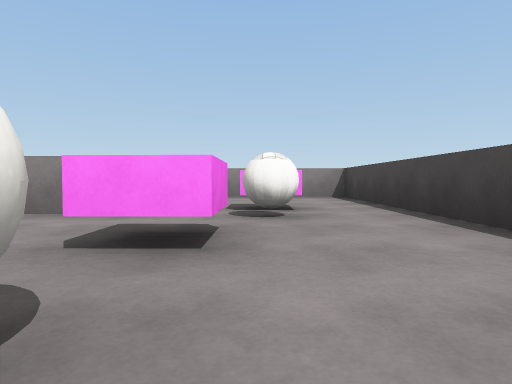
View 1 (above)

12 first-person views from a walk through a Unity game level. The camera is 0.33 m above the floor, tilts 2° down and sees 75° across. The floor is counted in squares, 1 m on a side. Each view is taken from the middle of a square. On the plan, view 1 faces up. The plan holds only what a view shows up to about 9 squares ahead; the rest is blank. The place goes on beyond the plan. Surface patterns are stand-ins for the level's own textures.

View 2
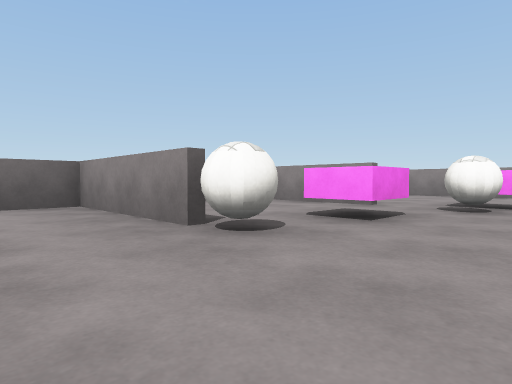

View 3
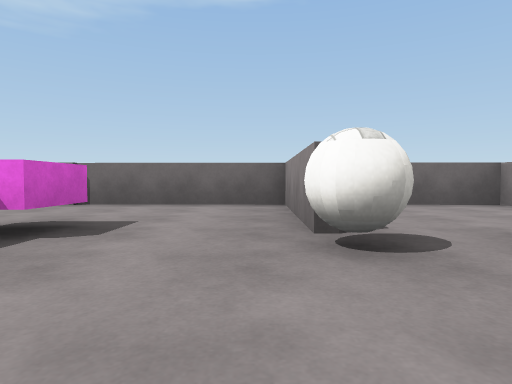

View 4
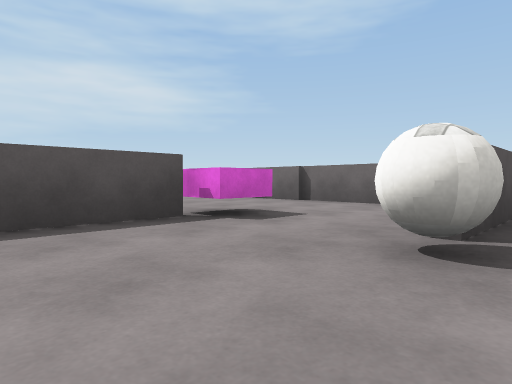

View 5
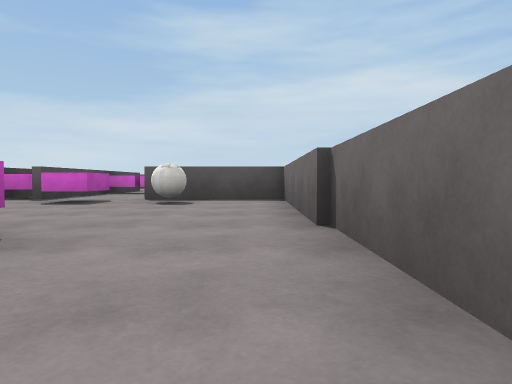

View 6
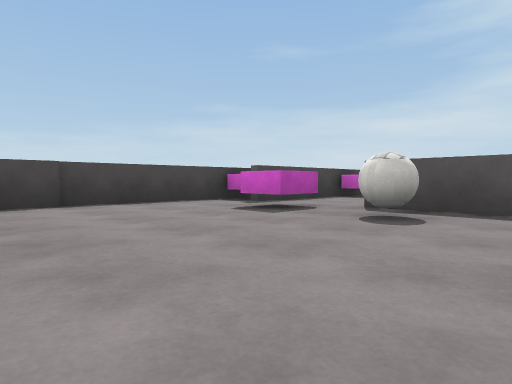

View 7
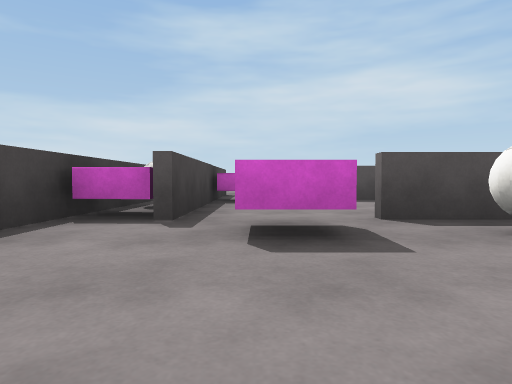

View 8
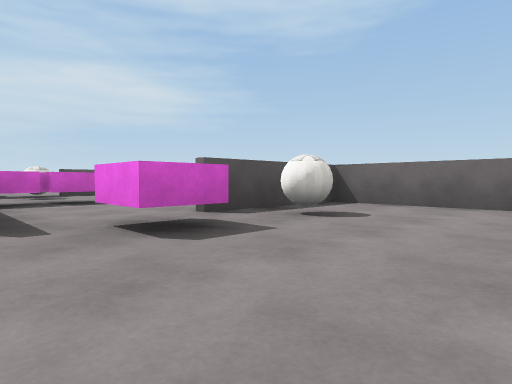

View 9
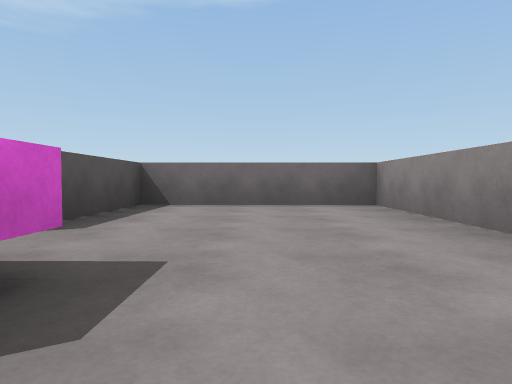

View 10
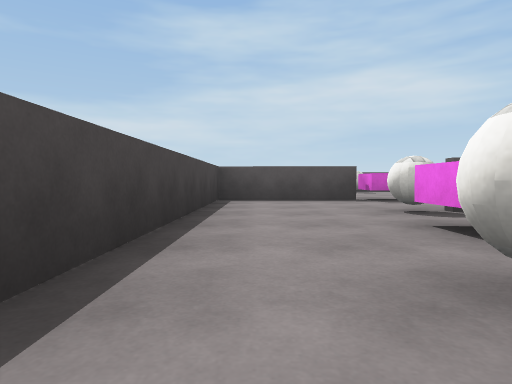

View 11
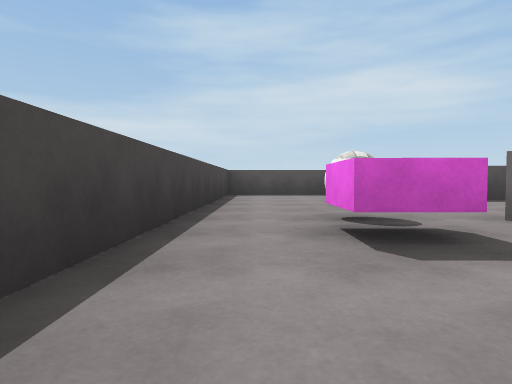

View 12
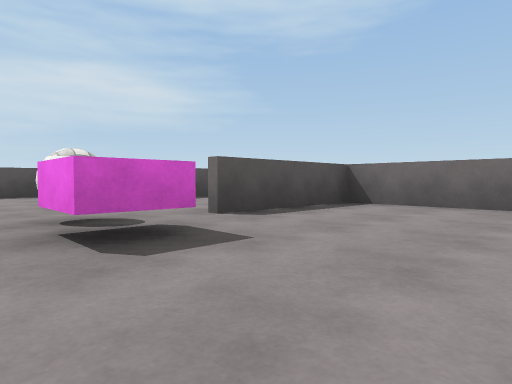

### Floor plan
Ten units are one square. View 1 is at (0, 0); x grows to the right and y downward. Boxes are objects, and circles mark ways between rooms. Rooms are numbered by the first view taken in them; rooms with no view inside come last. Other rooms are left out.
<svg viewBox="-41 -71 63 157">
<path fill="none" stroke="#000" d="M-5 17 16 17 17 -25M-16 -4 -35 -4 -36 58 -9 58M-31 -5 -15 -5M-11 -33 -36 -33M16 81 16 26M-36 -34 -11 -34M17 -25 17 -65 -34 -66 -35 -20"/>
<rect x="-25" y="45" width="10" height="10" fill="#bbb"><title>ball</title></rect>
<rect x="-15" y="15" width="10" height="10" fill="#bbb"><title>block</title></rect>
<rect x="-15" y="-15" width="10" height="20" fill="#bbb"><title>ball</title></rect>
<rect x="-15" y="-25" width="20" height="10" fill="#bbb"><title>block</title></rect>
<rect x="-5" y="45" width="10" height="20" fill="#bbb"><title>block</title></rect>
<rect x="5" y="65" width="10" height="10" fill="#bbb"><title>other object</title></rect>
<rect x="5" y="55" width="10" height="10" fill="#bbb"><title>block</title></rect>
<rect x="-5" y="-35" width="10" height="10" fill="#bbb"><title>ball</title></rect>
<rect x="-5" y="-45" width="10" height="10" fill="#bbb"><title>block</title></rect>
<circle cx="5" cy="-30" r="3" fill="#2a7"/>
<text x="-10" y="20">1</text>
<text x="-10" y="-50">2</text>
</svg>
Room 1 opens to room 2.

Where each view was taken, in squares from view 1:
view 1: 0 up, 0 right, facing up
view 2: 1 down, 1 right, facing up-left
view 3: 0 up, 1 right, facing left
view 4: 1 up, 1 right, facing down-left
view 5: 0 up, 3 left, facing down
view 6: 2 down, 3 left, facing down-right
view 7: 3 down, 0 right, facing down
view 8: 3 down, 1 right, facing down-left
view 9: 5 up, 1 right, facing left
view 10: 4 up, 1 right, facing down
view 11: 6 up, 1 right, facing down
view 12: 6 up, 1 right, facing down-left
